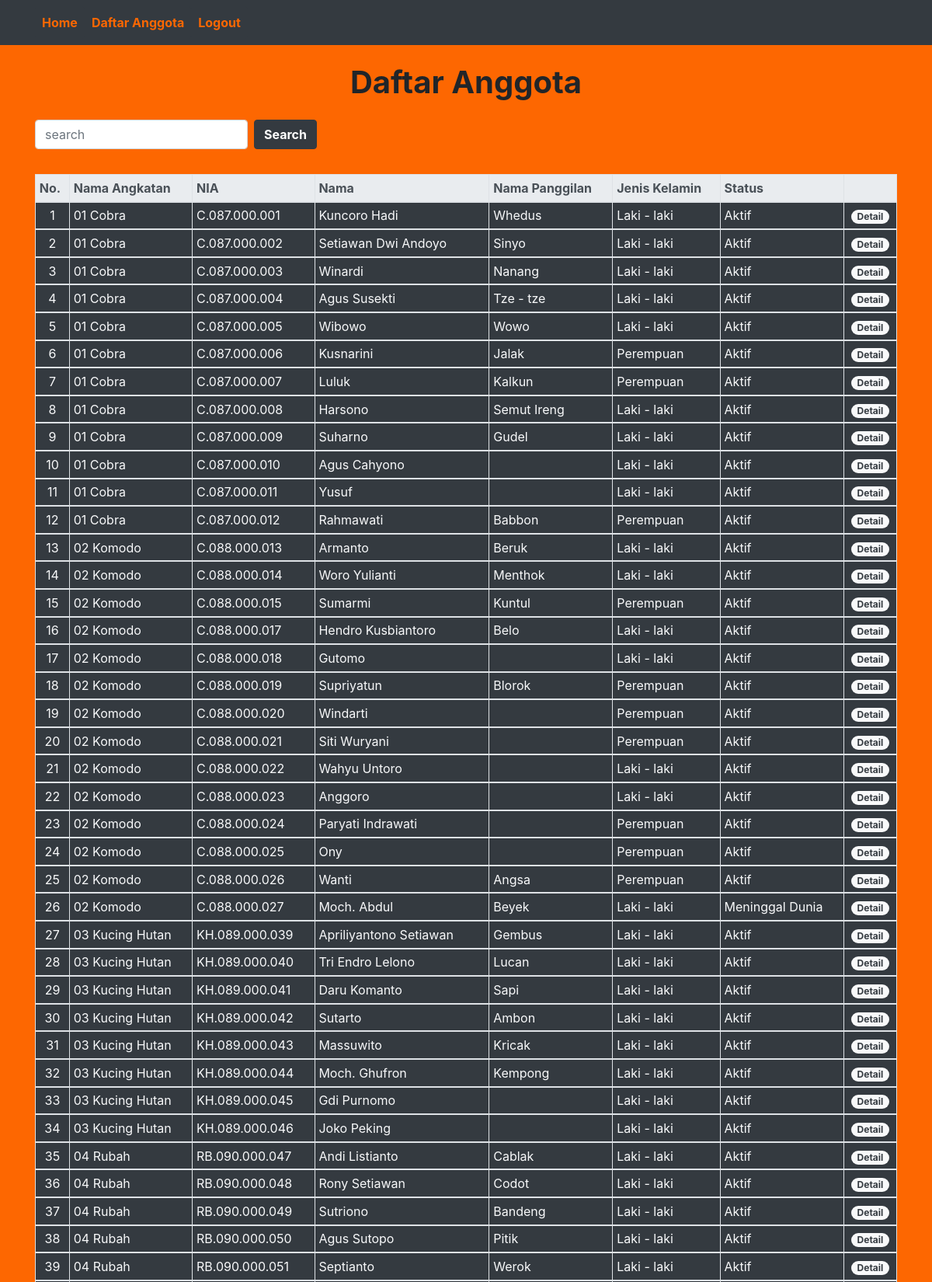
The page /public/User/member (signed in, upper part) on the database its author committed.
### tables this page shows
CREATE TABLE `tb_anggota` (
  `id` int(30) NOT NULL,
  `nia` varchar(30) NOT NULL,
  `nama` varchar(255) NOT NULL,
  `nama_lapangan` varchar(255) NOT NULL,
  `nama_angkatan` varchar(255) NOT NULL,
  `jenis_kelamin` varchar(30) NOT NULL,
  `tempat_lahir` varchar(255) NOT NULL,
  `tanggal_lahir` varchar(255) NOT NULL,
  `progdi` varchar(255) NOT NULL,
  `nim` varchar(100) NOT NULL,
  `alamat` varchar(255) NOT NULL,
  `agama` varchar(255) NOT NULL,
  `gol_darah` varchar(255) NOT NULL,
  `kewarganegaraan` varchar(255) NOT NULL,
  `kontak` varchar(255) NOT NULL,
  `status` varchar(255) NOT NULL,
  `foto` varchar(255) NOT NULL
);

### app/core/Controller.php (called while the page is built, shortened)
<?php
class Controller {
    public function view($view, $data = [])
    {
        require_once '../app/views/' . $view . '.php';
    }
    public function model($model)
    {
        return new $model;
    }
}
?>

### app/controllers/User.php (called while the page is built, shortened)
<?php
class User extends Controller {
    public function member()
    {
        $data['title']  = 'Dashboard';
        $data['table']  = $this -> model('User_model') -> getAllMember();
        $data['page']   = $this -> model('User_model') -> getPage(1);
        $data['pages']  = $this -> model('User_model') -> getPaginNumber();
        $data['number'] = $this -> model('User_model') -> getDataNumber(1);
        $this -> view('user/member/table', $data);
    }
}
?>

### app/core/App.php (called while the page is built, shortened)
<?php
class App {
    protected $method = 'index';
    protected $params = [];
    public function __construct()
    {
        $url = $this -> parseURL();
        if (file_exists('../app/controllers/' . $url[0] . '.php')) {
            unset ($url[0]);
        }
        $this -> controller = new $this -> controller;
        if (isset($url[1])) {
            if (method_exists($this -> controller, $url[1])) {
                $this -> method = $url[1];
            }
        }
        call_user_func_array([$this -> controller, $this -> method], $this -> params);
    }
    public function parseURL()
    {
        if( isset($_GET['url']) != null ) {
            $url = rtrim ($_GET['url'],'/');
            $url = filter_var($url, FILTER_SANITIZE_URL);
            $url = explode('/', $url);
            return $url;
        }
    }
}
?>

### public/index.php (called while the page is built, shortened)
<?php
$app = new App;
?>

### app/core/Database.php (called while the page is built, shortened)
<?php
class Database {
    private $db_host = DB_HOST;
    private $db_user = DB_USER;
    private $db_pass = DB_PASS;
    private $db_name = DB_NAME;
    private $dbh;
    private $stmt;
    public function __construct()
    {
        $dsn = 'mysql:host=' . $this -> db_host . ';dbname=' . $this -> db_name;
        $option = [
            PDO::ATTR_PERSISTENT => true,
            PDO::ATTR_ERRMODE => PDO::ERRMODE_EXCEPTION
        ];
        try {
            $this -> dbh = new PDO($dsn,$this -> db_user, $this -> db_pass, $option);
        }
        catch(PDOException $e) {
            die($e -> getMessage());
        }
    }
    public function query($query)
    {
        $this -> stmt = $this -> dbh -> prepare($query);
    }
    public function execute()
    {
        $this -> stmt -> execute();
    }
    public function resultSetObj()
    {
        $this -> execute();
        return $this -> stmt -> fetchAll(PDO::FETCH_OBJ);
    }
}
?>

### app/models/User_model.php (called while the page is built, shortened)
<?php
class User_model {
    private $db;
    private $tbl_member = 'tb_anggota';
    private $limit      = 50;
    public function __construct()
    {
        $this -> db = new Database;
    }
    public function setRecord()
    {
        $this -> db -> query('SELECT * FROM ' . $this -> tbl_member);
        $this -> db -> execute();
    }
    public function getAllMember()
    {
        $start = 0;
        $this -> db -> query('SELECT * FROM ' . $this -> tbl_member . ' ORDER BY id ASC LIMIT ' . $start . ', ' . $this -> limit);
        return $this -> db -> resultSetObj();
    }
}
?>

### app/views/user/member/table.php (the view, shortened to what this page needs)
<div class="container mt-4">
    <div class="table-responsive">
        <center>
            <h1><b>Daftar Anggota</b></h1>
        </center>
        <form class="form-inline mt-4" action="<?= BASEURL; ?>User/search" method="POST">
            <input type="text" class="form-control mb-2 mr-sm-2" name="search" placeholder="search">
            <button type="submit" value="search" class="btn btn-dark mb-2 mr-sm-2"><b>Search</b></button>
        </form>
        <table class="table table-sm table-bordered bg-dark mt-4">
            <thead class="thead-light text-dark">
            <tr>
            <th>No.</th>
            <th>Nama Angkatan</th>
            <th>NIA</th>
            <th>Nama</th>
            <th>Nama Panggilan</th>
            <th>Jenis Kelamin</th>
            <th>Status</th>
            <th></th>
            </tr>
            </thead>
            <?php $no = $data['number'] + 1;
            foreach( $data['table'] as $crew) : ?>
            <tbody class="text-light">
                <tr>
                <td class="text-center"><?= $no++ ?></td>
                <td><?= $crew -> nama_angkatan ?></td>
                <td><?= $crew -> nia ?></td>
                <td><?= $crew -> nama ?></td>
                <td><?= $crew -> nama_lapangan ?></td>
                <td><?= $crew -> jenis_kelamin ?></td>
                <td><?= $crew -> status ?></td>
                <td><center><a href="<?= BASEURL; ?>User/detail/<?= $crew -> id ?>" class="badge badge-pill bg-light text-dark">Detail</a></center>
                </td>
                </tr>
            </tbody>
            <?php endforeach; ?>
        </table>
    </div>
</div>

### public/css/style.css (style rules this page uses)
body { background-color: #fd6701; }

### rows shown on the page
tb_anggota: nama_angkatan "01 Cobra", nia "C.087.000.001", nama "Kuncoro Hadi", nama_lapangan "Whedus", jenis_kelamin "Laki - laki", status "Aktif"
tb_anggota: nama_angkatan "01 Cobra", nia "C.087.000.002", nama "Setiawan Dwi Andoyo", nama_lapangan "Sinyo", jenis_kelamin "Laki - laki", status "Aktif"
tb_anggota: nama_angkatan "01 Cobra", nia "C.087.000.003", nama "Winardi", nama_lapangan "Nanang", jenis_kelamin "Laki - laki", status "Aktif"
tb_anggota: nama_angkatan "01 Cobra", nia "C.087.000.004", nama "Agus Susekti", nama_lapangan "Tze - tze", jenis_kelamin "Laki - laki", status "Aktif"
tb_anggota: nama_angkatan "01 Cobra", nia "C.087.000.005", nama "Wibowo", nama_lapangan "Wowo", jenis_kelamin "Laki - laki", status "Aktif"
tb_anggota: nama_angkatan "01 Cobra", nia "C.087.000.006", nama "Kusnarini", nama_lapangan "Jalak", jenis_kelamin "Perempuan", status "Aktif"
tb_anggota: nama_angkatan "01 Cobra", nia "C.087.000.007", nama "Luluk", nama_lapangan "Kalkun", jenis_kelamin "Perempuan", status "Aktif"
tb_anggota: nama_angkatan "01 Cobra", nia "C.087.000.008", nama "Harsono", nama_lapangan "Semut Ireng", jenis_kelamin "Laki - laki", status "Aktif"
tb_anggota: nama_angkatan "01 Cobra", nia "C.087.000.009", nama "Suharno", nama_lapangan "Gudel", jenis_kelamin "Laki - laki", status "Aktif"
tb_anggota: nama_angkatan "01 Cobra", nia "C.087.000.010", nama "Agus Cahyono", jenis_kelamin "Laki - laki", status "Aktif"
tb_anggota: nama_angkatan "01 Cobra", nia "C.087.000.011", nama "Yusuf", jenis_kelamin "Laki - laki", status "Aktif"
tb_anggota: nama_angkatan "01 Cobra", nia "C.087.000.012", nama "Rahmawati", nama_lapangan "Babbon", jenis_kelamin "Perempuan", status "Aktif"
tb_anggota: nama_angkatan "02 Komodo", nia "C.088.000.013", nama "Armanto", nama_lapangan "Beruk", jenis_kelamin "Laki - laki", status "Aktif"
tb_anggota: nama_angkatan "02 Komodo", nia "C.088.000.014", nama "Woro Yulianti", nama_lapangan "Menthok", jenis_kelamin "Laki - laki", status "Aktif"
tb_anggota: nama_angkatan "02 Komodo", nia "C.088.000.015", nama "Sumarmi", nama_lapangan "Kuntul", jenis_kelamin "Perempuan", status "Aktif"
tb_anggota: nama_angkatan "02 Komodo", nia "C.088.000.017", nama "Hendro Kusbiantoro", nama_lapangan "Belo", jenis_kelamin "Laki - laki", status "Aktif"
tb_anggota: nama_angkatan "02 Komodo", nia "C.088.000.018", nama "Gutomo", jenis_kelamin "Laki - laki", status "Aktif"
tb_anggota: nama_angkatan "02 Komodo", nia "C.088.000.019", nama "Supriyatun", nama_lapangan "Blorok", jenis_kelamin "Perempuan", status "Aktif"
tb_anggota: nama_angkatan "02 Komodo", nia "C.088.000.020", nama "Windarti", jenis_kelamin "Perempuan", status "Aktif"
tb_anggota: nama_angkatan "02 Komodo", nia "C.088.000.021", nama "Siti Wuryani", jenis_kelamin "Perempuan", status "Aktif"
tb_anggota: nama_angkatan "02 Komodo", nia "C.088.000.022", nama "Wahyu Untoro", jenis_kelamin "Laki - laki", status "Aktif"
tb_anggota: nama_angkatan "02 Komodo", nia "C.088.000.023", nama "Anggoro", jenis_kelamin "Laki - laki", status "Aktif"
tb_anggota: nama_angkatan "02 Komodo", nia "C.088.000.024", nama "Paryati Indrawati", jenis_kelamin "Perempuan", status "Aktif"
tb_anggota: nama_angkatan "02 Komodo", nia "C.088.000.025", nama "Ony", jenis_kelamin "Perempuan", status "Aktif"
tb_anggota: nama_angkatan "02 Komodo", nia "C.088.000.026", nama "Wanti", nama_lapangan "Angsa", jenis_kelamin "Perempuan", status "Aktif"
tb_anggota: nama_angkatan "02 Komodo", nia "C.088.000.027", nama "Moch. Abdul", nama_lapangan "Beyek", jenis_kelamin "Laki - laki", status "Meninggal Dunia"
tb_anggota: nama_angkatan "03 Kucing Hutan", nia "KH.089.000.039", nama "Apriliyantono Setiawan", nama_lapangan "Gembus", jenis_kelamin "Laki - laki", status "Aktif"
tb_anggota: nama_angkatan "03 Kucing Hutan", nia "KH.089.000.040", nama "Tri Endro Lelono", nama_lapangan "Lucan", jenis_kelamin "Laki - laki", status "Aktif"
tb_anggota: nama_angkatan "03 Kucing Hutan", nia "KH.089.000.041", nama "Daru Komanto", nama_lapangan "Sapi", jenis_kelamin "Laki - laki", status "Aktif"
tb_anggota: nama_angkatan "03 Kucing Hutan", nia "KH.089.000.042", nama "Sutarto", nama_lapangan "Ambon", jenis_kelamin "Laki - laki", status "Aktif"
tb_anggota: nama_angkatan "03 Kucing Hutan", nia "KH.089.000.043", nama "Massuwito", nama_lapangan "Kricak", jenis_kelamin "Laki - laki", status "Aktif"
tb_anggota: nama_angkatan "03 Kucing Hutan", nia "KH.089.000.044", nama "Moch. Ghufron", nama_lapangan "Kempong", jenis_kelamin "Laki - laki", status "Aktif"
tb_anggota: nama_angkatan "03 Kucing Hutan", nia "KH.089.000.045", nama "Gdi Purnomo", jenis_kelamin "Laki - laki", status "Aktif"
tb_anggota: nama_angkatan "03 Kucing Hutan", nia "KH.089.000.046", nama "Joko Peking", jenis_kelamin "Laki - laki", status "Aktif"
tb_anggota: nama_angkatan "04 Rubah", nia "RB.090.000.047", nama "Andi Listianto", nama_lapangan "Cablak", jenis_kelamin "Laki - laki", status "Aktif"
tb_anggota: nama_angkatan "04 Rubah", nia "RB.090.000.048", nama "Rony Setiawan", nama_lapangan "Codot", jenis_kelamin "Laki - laki", status "Aktif"
tb_anggota: nama_angkatan "04 Rubah", nia "RB.090.000.049", nama "Sutriono", nama_lapangan "Bandeng", jenis_kelamin "Laki - laki", status "Aktif"
tb_anggota: nama_angkatan "04 Rubah", nia "RB.090.000.050", nama "Agus Sutopo", nama_lapangan "Pitik", jenis_kelamin "Laki - laki", status "Aktif"
tb_anggota: nama_angkatan "04 Rubah", nia "RB.090.000.051", nama "Septianto", nama_lapangan "Werok", jenis_kelamin "Laki - laki", status "Aktif"
